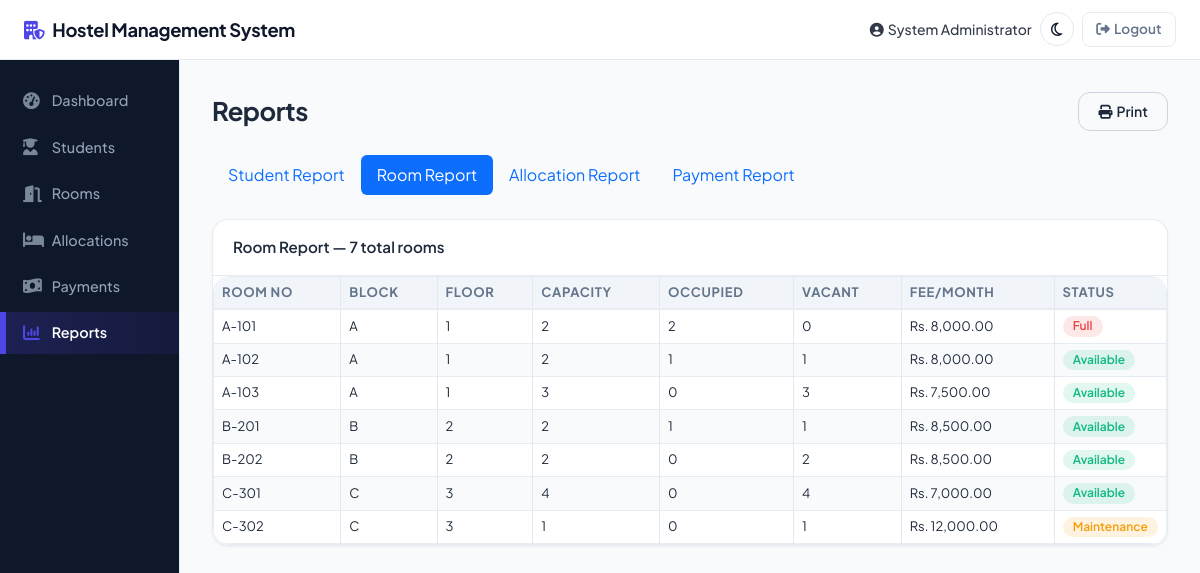
The app's page /reports.php?type=rooms (signed in) with its own data.
### tables this page shows
CREATE TABLE rooms (
    RoomID INT AUTO_INCREMENT PRIMARY KEY,
    RoomNumber VARCHAR(20) NOT NULL UNIQUE,
    Block VARCHAR(20) NOT NULL,
    Floor INT NOT NULL,
    Capacity INT NOT NULL CHECK (Capacity > 0),
    OccupiedBeds INT NOT NULL DEFAULT 0,
    MonthlyFee DECIMAL(10,2) NOT NULL CHECK (MonthlyFee > 0),
    Status ENUM('Available','Full','Maintenance') NOT NULL DEFAULT 'Available',
    CreatedAt TIMESTAMP DEFAULT CURRENT_TIMESTAMP,
    UpdatedAt TIMESTAMP DEFAULT CURRENT_TIMESTAMP ON UPDATE CURRENT_TIMESTAMP,
    INDEX idx_room_number (RoomNumber),
    INDEX idx_room_block (Block)
);

### reports.php (the view, shortened to what this page needs)
<?php
require_once __DIR__ . '/includes/auth_check.php';
$reportType = $_GET['type'] ?? 'students';
$students = $rooms = $allocations = $payments = [];
if ($reportType === 'students') {
    $students = $pdo->query('SELECT * FROM students ORDER BY FullName')->fetchAll();
} elseif ($reportType === 'rooms') {
    $rooms = $pdo->query('SELECT * FROM rooms ORDER BY Block, RoomNumber')->fetchAll();
}
require_once __DIR__ . '/includes/header.php';
require_once __DIR__ . '/includes/sidebar.php';
?>
<main class="main-content">
  <div class="d-flex justify-content-between align-items-center mb-4 flex-wrap gap-2">
    <h3 class="fw-bold mb-0">Reports</h3>
    <button class="btn btn-outline-secondary" onclick="window.print()"><i class="fa-solid fa-print me-1"></i>Print</button>
  </div>
  <ul class="nav nav-pills mb-4">
    <li class="nav-item"><a class="nav-link <?= $reportType === 'students' ? 'active' : '' ?>" href="reports.php?type=students">Student Report</a></li>
    <li class="nav-item"><a class="nav-link <?= $reportType === 'rooms' ? 'active' : '' ?>" href="reports.php?type=rooms">Room Report</a></li>
    <li class="nav-item"><a class="nav-link <?= $reportType === 'allocations' ? 'active' : '' ?>" href="reports.php?type=allocations">Allocation Report</a></li>
    <li class="nav-item"><a class="nav-link <?= $reportType === 'payments' ? 'active' : '' ?>" href="reports.php?type=payments">Payment Report</a></li>
  </ul>
  <?php if ($reportType === 'rooms'): ?>
  <div class="card">
    <div class="card-header">Room Report — <?= count($rooms) ?> total rooms</div>
    <div class="card-body p-0">
      <div class="table-responsive">
      <table class="table mb-0">
        <thead><tr><th>Room No</th><th>Block</th><th>Floor</th><th>Capacity</th><th>Occupied</th><th>Vacant</th><th>Fee/Month</th><th>Status</th></tr></thead>
        <tbody>
        <?php foreach ($rooms as $r): ?>
          <tr>
            <td><?= clean($r['RoomNumber']) ?></td><td><?= clean($r['Block']) ?></td><td><?= (int)$r['Floor'] ?></td>
            <td><?= (int)$r['Capacity'] ?></td><td><?= (int)$r['OccupiedBeds'] ?></td>
            <td><?= (int)($r['Capacity'] - $r['OccupiedBeds']) ?></td>
            <td><?= formatMoney($r['MonthlyFee']) ?></td><td><?= statusBadge($r['Status']) ?></td>
          </tr>
        <?php endforeach; ?>
        </tbody>
      </table>
      </div>
    </div>
  </div>
  <?php endif; ?>
</main>
<?php require_once __DIR__ . '/includes/footer.php'; ?>

### includes/functions.php (shortened to what this page needs)
<?php
function clean($value) {
    return htmlspecialchars(trim($value ?? ''), ENT_QUOTES, 'UTF-8');
}
function formatMoney($amount) {
    return 'Rs. ' . number_format((float)$amount, 2);
}
function statusBadge($status) {
    $map = [
        'Active'      => 'success',
        'Checked Out' => 'secondary',
        'Transferred' => 'info',
        'Available'   => 'success',
        'Full'        => 'danger',
        'Maintenance' => 'warning',
        'Paid'        => 'success',
        'Pending'     => 'warning',
        'Overdue'     => 'danger',
    ];
    $class = $map[$status] ?? 'secondary';
    return "<span class=\"badge bg-$class\">" . clean($status) . "</span>";
}

### records on screen
rooms: RoomNumber "A-101", Block "A", Floor "1", Capacity "2", OccupiedBeds "2", $r['Capacity'] - $r['OccupiedBeds'] "0", MonthlyFee "Rs. 8,000.00", Status "Full"
rooms: RoomNumber "A-102", Block "A", Floor "1", Capacity "2", OccupiedBeds "1", $r['Capacity']-$r['OccupiedBeds'] "1", MonthlyFee "Rs. 8,000.00", Status "Available"
rooms: RoomNumber "A-103", Block "A", Floor "1", Capacity "3", OccupiedBeds "0", $r['Capacity']-$r['OccupiedBeds'] "3", MonthlyFee "Rs. 7,500.00", Status "Available"
rooms: RoomNumber "B-201", Block "B", Floor "2", Capacity "2", OccupiedBeds "1", $r['Capacity']-$r['OccupiedBeds'] "1", MonthlyFee "Rs. 8,500.00", Status "Available"
rooms: RoomNumber "B-202", Block "B", Floor "2", Capacity "2", OccupiedBeds "0", $r['Capacity']-$r['OccupiedBeds'] "2", MonthlyFee "Rs. 8,500.00", Status "Available"
rooms: RoomNumber "C-301", Block "C", Floor "3", Capacity "4", OccupiedBeds "0", $r['Capacity']-$r['OccupiedBeds'] "4", MonthlyFee "Rs. 7,000.00", Status "Available"
rooms: RoomNumber "C-302", Block "C", Floor "3", Capacity "1", OccupiedBeds "0", $r['Capacity']-$r['OccupiedBeds'] "1", MonthlyFee "Rs. 12,000.00", Status "Maintenance"

### other values on screen
$_SESSION['full_name'] "System Administrator"
count($rooms) "7"
